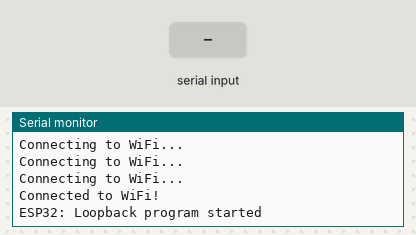
This program was run on a simulated ESP32. On the bench: the last lines printed to the serial monitor. The inputs (shaded band) are chosen by the test bench. WiFi joins after 1.5 s; servers stay silent unless stated; uploads are accepted with an empty reply.

Above: at 3.7 s.
3.8 s: "1" received over the second serial link
At 6.0 s:
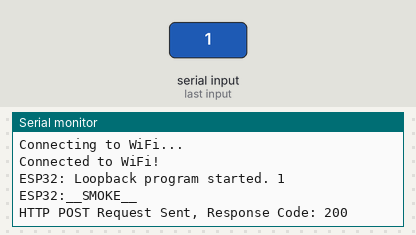
6.3 s: "0" received over the second serial link
At 7.46 s:
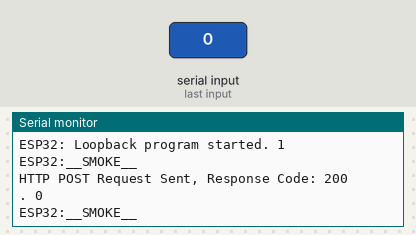
7.8 s: "2" received over the second serial link
At 9.5 s:
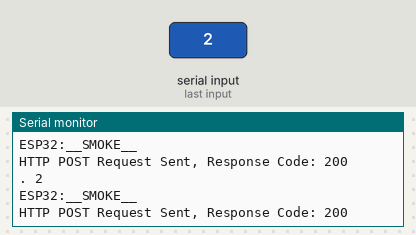

The program:

main.cpp
```cpp
#include <Arduino.h>
#include "HardwareSerial.h"
#include <WiFi.h>
#include <HTTPClient.h>

// Define custom UART ports
#define RXD2 16
#define TXD2 17

const char *ssid = "wifi";
const char *password = "pas12345678";

// HTTP POST URL
const char *postUrl = "http://192.168.1.102:3000/api/addSensorRecord";

HardwareSerial espSerial(2);

void setup()
{
  // Initialize Serial communication
  Serial.begin(9600);
  espSerial.begin(115200, SERIAL_8N1, RXD2, TXD2);

  // Connect to Wi-Fi
  WiFi.begin(ssid, password);
  while (WiFi.status() != WL_CONNECTED)
  {
    delay(500);
    Serial.println("Connecting to WiFi...");
  }
  Serial.println("Connected to WiFi!");

  delay(1000);
  Serial.write("ESP32: Loopback program started");
}

void loop()
{
  if (espSerial.available())
  {
    String messageValue = espSerial.readString();
    Serial.print(". ");
    Serial.println(messageValue);

    Serial.println("ESP32:__SMOKE__");

    // Create an HTTPClient object
    HTTPClient http;

    // Start the HTTP POST request
    http.begin(postUrl);
    http.addHeader("Content-Type", "application/json");

    // Create the JSON payload
    String jsonPayload = "{\"sensorId\":\"sensor1\", \"location\":\"ardakan\", \"amount\":" + messageValue + ", \"smoke\":true}";

    // Send the POST request and get the response code
    int httpResponseCode = http.POST(jsonPayload);

    // Print the HTTP response code
    if (httpResponseCode > 0)
    {
      Serial.println("HTTP POST Request Sent, Response Code: " + String(httpResponseCode));
    }
    else
    {
      Serial.println("Error in sending POST request: " + String(httpResponseCode));
    }

    // Close the connection
    http.end();
  }
}
```

Measured:
- after the input at 3.8 s, the serial monitor: prints a new line after 1.0 s (image 1)
- after the input at 6.3 s, the serial monitor: prints a new line after 1.0 s (image 2)
- after the input at 7.8 s, the serial monitor: prints a new line after 1.0 s (image 3)
